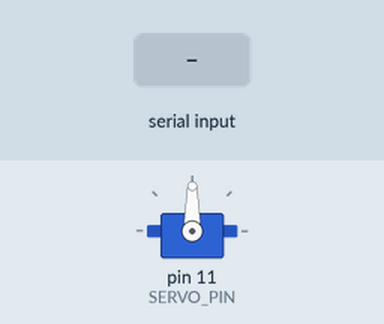
Simulated run of this sketch. Board: Arduino Uno, built with avr-gcc and run on an emulated ATmega328P. Shown: servo. The inputs (shaded band) are chosen by the test bench. What the sketch prints to the serial monitor is not drawn.

Above: at 1.2 s.
1.3 s: "90,45\n" received over Serial
At 2.2 s:
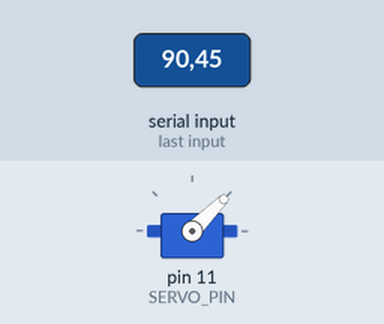
2.8 s: "30,150\n" received over Serial
At 3.4 s:
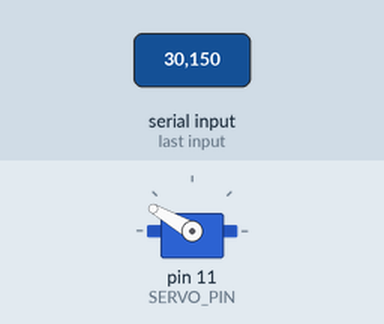
4.3 s: "0\n" received over Serial
At 5.5 s:
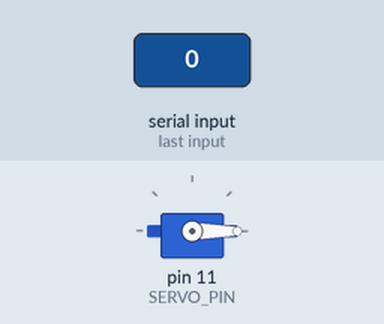
5.8 s: "90\n" received over Serial
At 6.7 s:
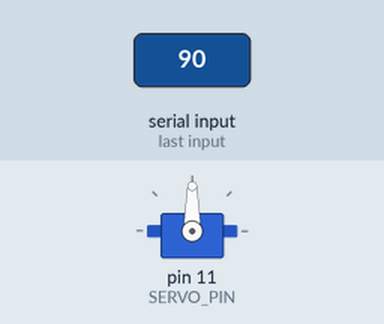
Timing chart, 0 to 8.3 s (numbered marks = the images above; inputs shaded):
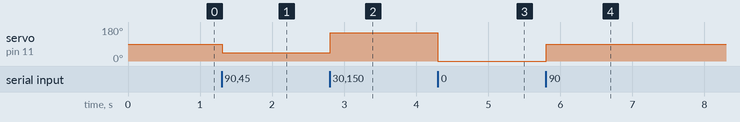

The sketch:

03_Servo_Test.ino
```cpp
#include <Servo.h>
Servo servo;

const int SERVO_PIN = 11;

void setup() {
  servo.attach(SERVO_PIN);
  Serial.begin(9600);
}

void loop() {
  Serial.print("Enter servo angle (0-180): ");

  // Wait for user input
  while (Serial.available() == 0) {
  }

  int angle = Serial.parseInt();

  // Clear remaining characters
  while (Serial.available() > 0) {
    Serial.read();
  }

  if (angle >= 0 && angle <= 180) {
    servo.write(angle);
    Serial.println(angle);
  }
  else {
    Serial.println("Please enter an angle between 0 and 180.");
  }
}
```

Measured:
- after the input at 1.3 s, servo on pin 11 (SERVO_PIN): 90° → 45° at once
- after the input at 2.8 s, servo on pin 11 (SERVO_PIN): 45° → 150° at once
- after the input at 4.3 s, servo on pin 11 (SERVO_PIN): 150° → 0° at once
- after the input at 5.8 s, servo on pin 11 (SERVO_PIN): 0° → 90° at once
